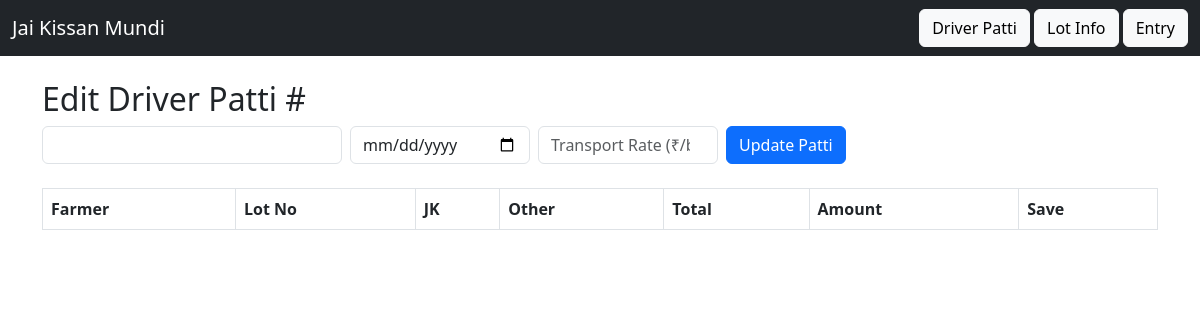
The app's page /edit_patti/17, older data.
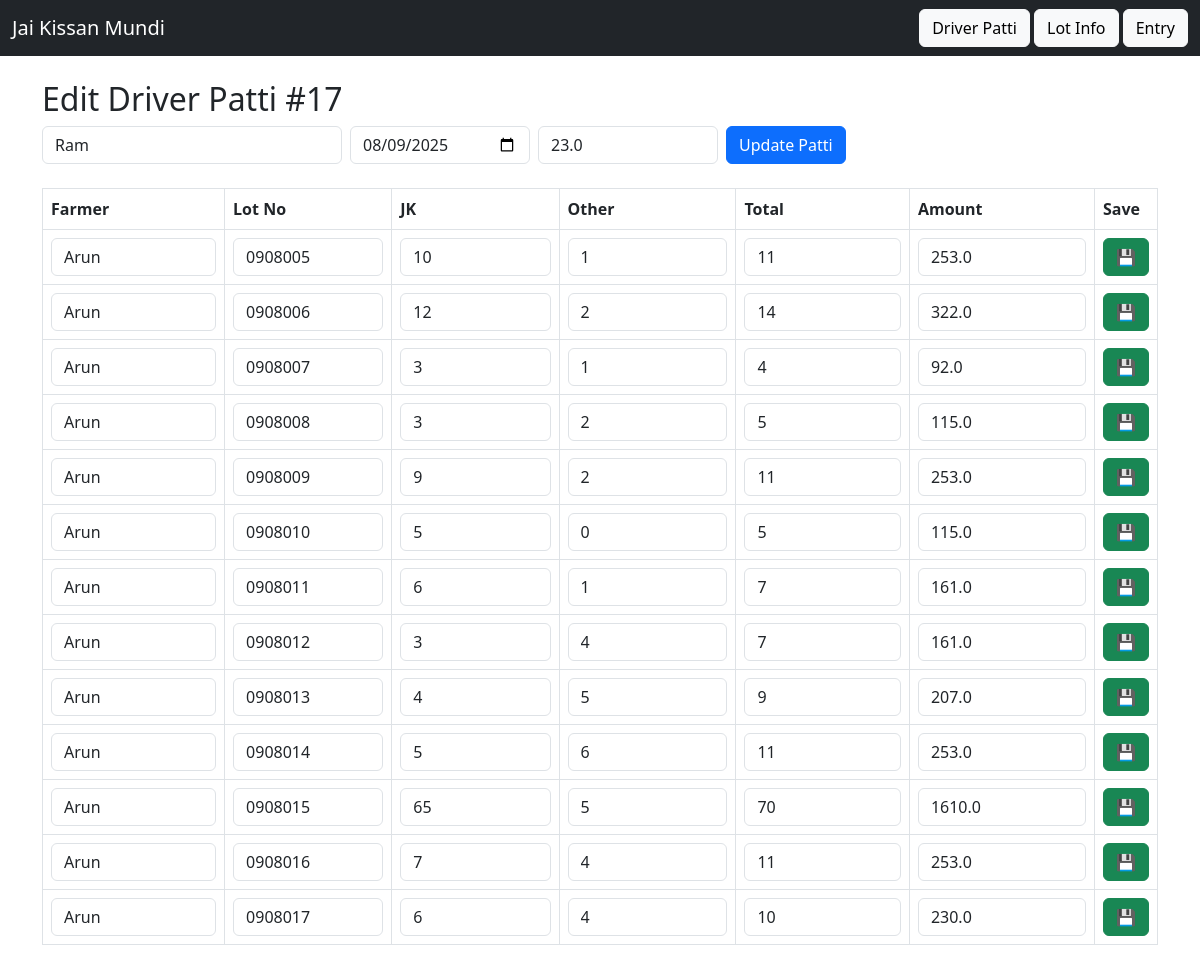
The same page, newer data.
### app/models.py (models this page shows)
class DriverPatti(db.Model):
    id = db.Column(db.Integer, primary_key=True)
    driver_id = db.Column(db.Integer, db.ForeignKey('driver.id'))
    transport_rate = db.Column(db.Float)
    date = db.Column(db.String)

class Driver(db.Model):
    id = db.Column(db.Integer, primary_key=True)
    name = db.Column(db.String(100), nullable=False)
    vehicle_number = db.Column(db.String(50))
    village = db.Column(db.String(100))
    default_rate = db.Column(db.Float)

class LotInfo(db.Model):
    id = db.Column(db.Integer, primary_key=True)
    driver_patti_id = db.Column(db.Integer, db.ForeignKey('driver_patti.id'))
    farmer_id = db.Column(db.Integer, db.ForeignKey('farmer.id'))
    lot_number = db.Column(db.String(50))
    jk_boxes = db.Column(db.Integer)
    other_boxes = db.Column(db.Integer)
    transport_rate = db.Column(db.Float)
    total_boxes = db.Column(db.Integer)
    transport_amount = db.Column(db.Float)
    date = db.Column(db.String(20))

class Farmer(db.Model):
    id = db.Column(db.Integer, primary_key=True)
    name = db.Column(db.String(100), nullable=False)

### app/routes.py (the view)
@main.route("/edit_patti/<int:patti_id>")
def edit_patti(patti_id):
    conn = get_db_connection()
    patti = conn.execute("""
        SELECT dp.id, dp.date AS patti_date, dp.transport_rate AS patti_rate, d.name AS driver_name
        FROM driver_patti dp
        JOIN driver d ON dp.driver_id = d.id
        WHERE dp.id = ?
    """, (patti_id,)).fetchone()
    lots = conn.execute("""
        SELECT li.id AS lot_id, f.name AS farmer_name, li.lot_number, li.jk_boxes, li.other_boxes
        FROM lot_info li
        LEFT JOIN farmer f ON li.farmer_id = f.id
        WHERE li.driver_patti_id = ?
    """, (patti_id,)).fetchall()
    conn.close()
    return render_template("edit_patti.html", patti=patti, lots=lots)

### app/routes.py (called while the page is built)
def get_db_connection():
    conn = sqlite3.connect(DB_PATH)
    conn.row_factory = sqlite3.Row  # Allows accessing columns by name
    return conn

### app/templates/edit_patti.html (shortened to what this page needs)
{% extends 'base.html' %}
{% block content %}
<h2>Edit Driver Patti #{{ patti.id }}</h2>
<form method="POST" action="/update_driver_patti/{{ patti.id }}" class="mb-4">
  <div class="mb-3 d-flex align-items-center">
    <input class="form-control me-2" value="{{ patti.driver_name }}" readonly style="width: 300px;">
    <input type="date" name="date" value="{{ patti.patti_date }}" class="form-control me-2" style="max-width: 180px;">
    <input type="number" step="0.1" name="transport_rate" value="{{ patti.patti_rate }}" class="form-control me-2" placeholder="Transport Rate (₹/box)" style="max-width: 180px;">
    <button type="submit" class="btn btn-primary">Update Patti</button>
  </div>
</form>
<table class="table table-bordered">
  <thead>
    <tr>
      <th>Farmer</th><th>Lot No</th><th>JK</th><th>Other</th><th>Total</th><th>Amount</th><th>Save</th>
    </tr>
  </thead>
  <tbody>
    {% for lot in lots %}
    <tr>
      <form method="POST" action="/update_lot/{{ lot.lot_id }}">
        <td><input type="text" name="farmer_name" class="form-control" value="{{ lot.farmer_name }}"></td>
        <td><input type="text" name="lot_number" class="form-control" value="{{ lot.lot_number }}"></td>
        <td><input type="number" name="jk_boxes" class="form-control jk_boxes" value="{{ lot.jk_boxes }}"></td>
        <td><input type="number" name="other_boxes" class="form-control other_boxes" value="{{ lot.other_boxes }}"></td>
        <td><input type="text" class="form-control total_boxes" readonly value="{{ lot.jk_boxes + lot.other_boxes }}"></td>
        <td><input type="text" class="form-control total_amount" readonly value="{{ (lot.jk_boxes + lot.other_boxes) * patti.patti_rate }}"></td>
        <td><button type="submit" class="btn btn-success">💾</button></td>
      </form>
    </tr>
    {% endfor %}
  </tbody>
</table>
{% endblock %}

Row changes from the older to the newer data that the page shows:
added DriverPatti: id "17", date "08/09/2025", transport_rate "23.0"
now on this page (row unchanged): Driver: driver_name "Ram"
added LotInfo: farmer_name "Arun", lot_number "0908005", jk_boxes "10", other_boxes "1", jk_boxes+other_boxes "11", jk_boxes+other_boxes "253.0"
added LotInfo: farmer_name "Arun", lot_number "0908006", jk_boxes "12", other_boxes "2", jk_boxes+other_boxes "14", jk_boxes+other_boxes "322.0"
added LotInfo: farmer_name "Arun", lot_number "0908007", jk_boxes "3", other_boxes "1", jk_boxes+other_boxes "4", jk_boxes+other_boxes "92.0"
added LotInfo: farmer_name "Arun", lot_number "0908008", jk_boxes "3", other_boxes "2", jk_boxes+other_boxes "5", jk_boxes+other_boxes "115.0"
added LotInfo: farmer_name "Arun", lot_number "0908009", jk_boxes "9", other_boxes "2", jk_boxes+other_boxes "11", jk_boxes+other_boxes "253.0"
added LotInfo: farmer_name "Arun", lot_number "0908010", jk_boxes "5", other_boxes "0", jk_boxes+other_boxes "5", jk_boxes+other_boxes "115.0"
added LotInfo: farmer_name "Arun", lot_number "0908011", jk_boxes "6", other_boxes "1", jk_boxes+other_boxes "7", jk_boxes+other_boxes "161.0"
added LotInfo: farmer_name "Arun", lot_number "0908012", jk_boxes "3", other_boxes "4", jk_boxes+other_boxes "7", jk_boxes+other_boxes "161.0"
added LotInfo: farmer_name "Arun", lot_number "0908013", jk_boxes "4", other_boxes "5", jk_boxes+other_boxes "9", jk_boxes+other_boxes "207.0"
added LotInfo: farmer_name "Arun", lot_number "0908014", jk_boxes "5", other_boxes "6", jk_boxes+other_boxes "11", jk_boxes+other_boxes "253.0"
added LotInfo: farmer_name "Arun", lot_number "0908015", jk_boxes "65", other_boxes "5", jk_boxes+other_boxes "70", jk_boxes+other_boxes "1610.0"
added LotInfo: farmer_name "Arun", lot_number "0908016", jk_boxes "7", other_boxes "4", jk_boxes+other_boxes "11", jk_boxes+other_boxes "253.0"
added LotInfo: farmer_name "Arun", lot_number "0908017", jk_boxes "6", other_boxes "4", jk_boxes+other_boxes "10", jk_boxes+other_boxes "230.0"
